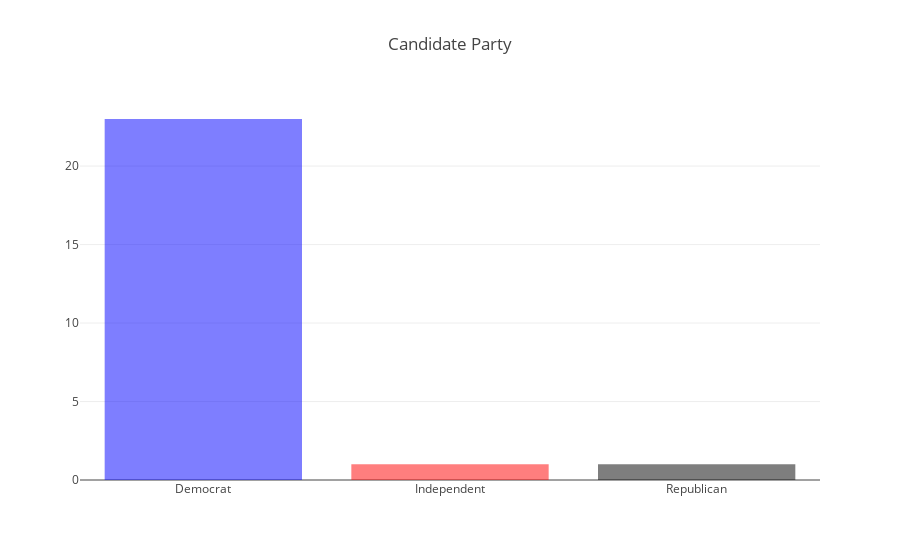

Notebook code cell kept with this figure:
### Code cell
data = [go.Histogram(
    x=candidates['Party'],
    marker=dict(
        color=['#0000ff', '#ff0000']
    ),
    opacity=0.5
)]

layout = go.Layout(
    title='Candidate Party'
)

fig = go.Figure(data=data, layout=layout)

iplot(fig, filename='pandas/simple-histogram')

### Figure 1 — Plotly figure (JSON) as saved in the notebook; plotly's stock layout.template omitted (floating-point values rounded to 4 significant figures)
{"data": [{"marker": {"color": ["#0000ff", "#ff0000"]}, "opacity": 0.5, "type": "histogram", "uid": "65d9ce28-41b5-41dc-be48-15303d77ea91", "x": ["Democrat", "Democrat", "Democrat", "Democrat", "Democrat", "Democrat", "Democrat", "Democrat", "Democrat", "Democrat", "Democrat", "Democrat", "Democrat", "Democrat", "Democrat", "Democrat", "Democrat", "Democrat", "Democrat", "Democrat", "Democrat", "Independent", "Democrat", "Republican", "Democrat"]}], "layout": {"title": {"text": "Candidate Party"}}}
